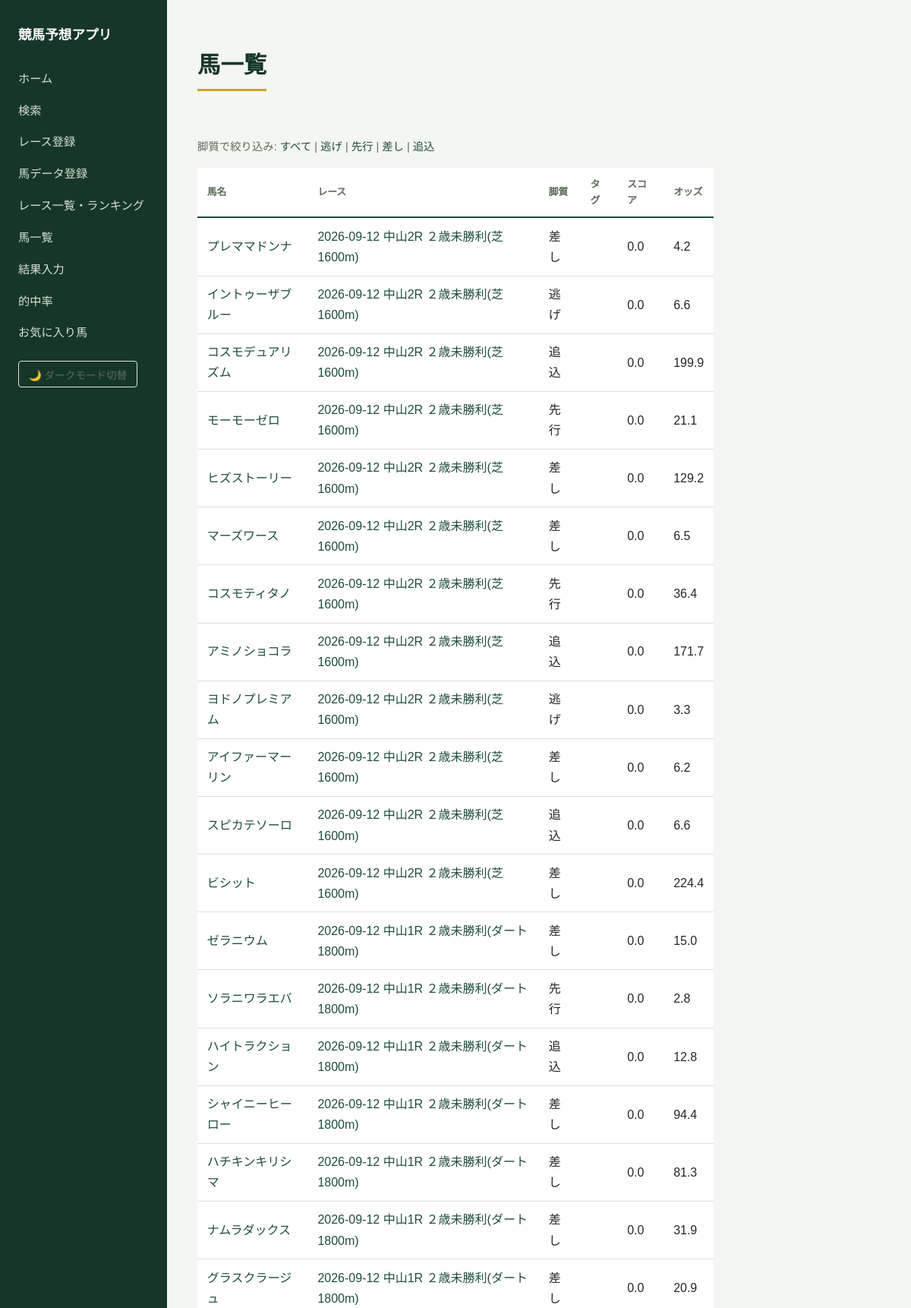
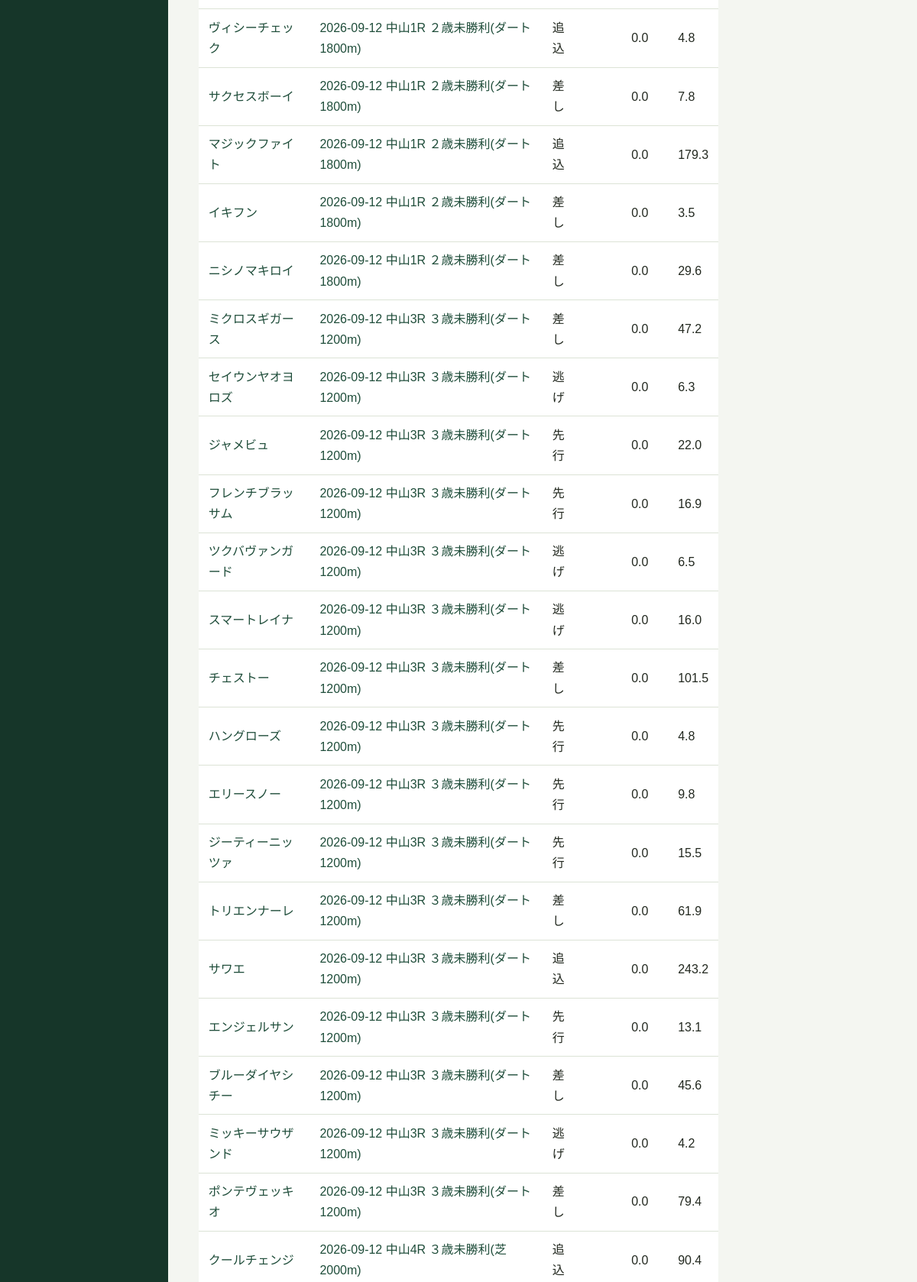
The page /horses (upper part) on the database its author committed (2 pictures, top to bottom).
### models.py (models this page shows)
class Horse(SQLModel, table=True):
    id: int | None = Field(default=None, primary_key=True)
    race_id: int = Field(foreign_key="race.id")
    name: str
    running_style: str = ""
    memo_tag: str = ""
    past_performance_score: float = 0.0
    course_aptitude_score: float = 0.0
    pace_score: float = 0.0
    odds: float | None = None

### routers/horses.py (the view)
@router.get("/horses")
def horses_list(request: Request, style: str = ""):
    with Session(engine) as session:
        horses = session.exec(select(Horse)).all()
        horse_list = []
        for h in horses:
            if style and h.running_style != style:
                continue
            race = session.get(Race, h.race_id)
            horse_list.append({
                "id": h.id,
                "name": h.name,
                "race_id": h.race_id,
                "race_label": race_label(race) if race else "不明なレース",
                "race_date": race.date if race else "",
                "running_style": h.running_style,
                "memo_tag": h.memo_tag,
                "score": calculate_score(h),
                "odds": h.odds,
            })
    horse_list.sort(key=lambda x: x["race_date"], reverse=True)
    return templates.TemplateResponse("horses_list.html", {
        "request": request, "horses": horse_list, "style": style,
    })

### templates/horses_list.html (shortened to what this page needs)
{% extends "base.html" %}
{% block content %}
<h1>馬一覧</h1>
<p class="page-nav">
    脚質で絞り込み:
    <a href="/horses">すべて</a> |
    <a href="/horses?style=逃げ">逃げ</a> |
    <a href="/horses?style=先行">先行</a> |
    <a href="/horses?style=差し">差し</a> |
    <a href="/horses?style=追込">追込</a>
</p>
{% if horses %}
<table>
    <tr><th>馬名</th><th>レース</th><th>脚質</th><th>タグ</th><th>スコア</th><th>オッズ</th></tr>
    {% for h in horses %}
    <tr>
        <td><a href="/horses/profile/{{ h.name }}">{{ h.name }}</a></td>
        <td><a href="/horses/ranking-page/{{ h.race_id }}">{{ h.race_label }}</a></td>
        <td>{{ h.running_style }}</td>
        <td>{{ h.memo_tag }}</td>
        <td>{{ h.score }}</td>
        <td>{{ h.odds }}</td>
    </tr>
    {% endfor %}
</table>
{% else %}
<p class="empty-message">まだ馬データが登録されていません。</p>
{% endif %}
{% endblock %}

### static/style.css (style rules this page uses)
:root { --bg: #F4F6F1; --surface: #FFFFFF; --turf: #1F4D3A; --turf-dark: #163629; --gold: #C9A227; --text: #22281F; --text-muted: #5C6B5A; --border: #DCE3D6; }
* { box-sizing: border-box; }
body { background: var(--bg); color: var(--text); font-family: "Noto Sans JP", sans-serif; margin: 0; line-height: 1.7; }
h1, h2 { font-family: "Shippori Mincho", serif; color: var(--turf-dark); font-weight: 700; }
h1 { font-size: 1.9rem; display: inline-block; padding-bottom: 0.3rem; border-bottom: 3px solid var(--gold); margin-bottom: 1.8rem; }
a { color: var(--turf); text-decoration: none; }
table { width: 100%; border-collapse: collapse; margin: 1rem 0 2rem; background: var(--surface); }
th, td { text-align: left; padding: 0.65rem 0.8rem; border-bottom: 1px solid var(--border); }
th { font-size: 0.8rem; color: var(--text-muted); border-bottom: 2px solid var(--turf); }
.page-nav { margin-top: 2rem; font-size: 0.9rem; color: var(--text-muted); }

### rows shown on the page
Horse: name "プレママドンナ", running_style "差し", odds "4.2"
Horse: name "イントゥーザブルー", running_style "逃げ", odds "6.6"
Horse: name "コスモデュアリズム", running_style "追込", odds "199.9"
Horse: name "モーモーゼロ", running_style "先行", odds "21.1"
Horse: name "ヒズストーリー", running_style "差し", odds "129.2"
Horse: name "マーズワース", running_style "差し", odds "6.5"
Horse: name "コスモティタノ", running_style "先行", odds "36.4"
Horse: name "アミノショコラ", running_style "追込", odds "171.7"
Horse: name "ヨドノプレミアム", running_style "逃げ", odds "3.3"
Horse: name "アイファーマーリン", running_style "差し", odds "6.2"
Horse: name "スピカテソーロ", running_style "追込", odds "6.6"
Horse: name "ビシット", running_style "差し", odds "224.4"
Horse: name "ゼラニウム", running_style "差し", odds "15.0"
Horse: name "ソラニワラエバ", running_style "先行", odds "2.8"
Horse: name "ハイトラクション", running_style "追込", odds "12.8"
Horse: name "シャイニーヒーロー", running_style "差し", odds "94.4"
Horse: name "ハチキンキリシマ", running_style "差し", odds "81.3"
Horse: name "ナムラダックス", running_style "差し", odds "31.9"
Horse: name "グラスクラージュ", running_style "差し", odds "20.9"
Horse: name "ヴィシーチェック", running_style "追込", odds "4.8"
Horse: name "サクセスボーイ", running_style "差し", odds "7.8"
Horse: name "マジックファイト", running_style "追込", odds "179.3"
Horse: name "イキフン", running_style "差し", odds "3.5"
Horse: name "ニシノマキロイ", running_style "差し", odds "29.6"
Horse: name "ミクロスギガース", running_style "差し", odds "47.2"
Horse: name "セイウンヤオヨロズ", running_style "逃げ", odds "6.3"
Horse: name "ジャメビュ", running_style "先行", odds "22.0"
Horse: name "フレンチブラッサム", running_style "先行", odds "16.9"
Horse: name "ツクバヴァンガード", running_style "逃げ", odds "6.5"
Horse: name "スマートレイナ", running_style "逃げ", odds "16.0"
Horse: name "チェストー", running_style "差し", odds "101.5"
Horse: name "ハングローズ", running_style "先行", odds "4.8"
Horse: name "エリースノー", running_style "先行", odds "9.8"
Horse: name "ジーティーニッツァ", running_style "先行", odds "15.5"
Horse: name "トリエンナーレ", running_style "差し", odds "61.9"
Horse: name "サワエ", running_style "追込", odds "243.2"
Horse: name "エンジェルサン", running_style "先行", odds "13.1"
Horse: name "ブルーダイヤシチー", running_style "差し", odds "45.6"
Horse: name "ミッキーサウザンド", running_style "逃げ", odds "4.2"
Horse: name "ポンテヴェッキオ", running_style "差し", odds "79.4"
Horse: name "クールチェンジ", running_style "追込", odds "90.4"

### other values the page prints
{{ h.race_label }} "2026-09-12 中山2R ２歳未勝利(芝1600m)" "2026-09-12 中山2R ２歳未勝利(芝1600m)" "2026-09-12 中山2R ２歳未勝利(芝1600m)" "2026-09-12 中山2R ２歳未勝利(芝1600m)" "2026-09-12 中山2R ２歳未勝利(芝1600m)" "2026-09-12 中山2R ２歳未勝利(芝1600m)" "2026-09-12 中山2R ２歳未勝利(芝1600m)" "2026-09-12 中山2R ２歳未勝利(芝1600m)" "2026-09-12 中山2R ２歳未勝利(芝1600m)" "2026-09-12 中山2R ２歳未勝利(芝1600m)" "2026-09-12 中山2R ２歳未勝利(芝1600m)" "2026-09-12 中山2R ２歳未勝利(芝1600m)" "2026-09-12 中山1R ２歳未勝利(ダート1800m)" "2026-09-12 中山1R ２歳未勝利(ダート1800m)" "2026-09-12 中山1R ２歳未勝利(ダート1800m)" "2026-09-12 中山1R ２歳未勝利(ダート1800m)" "2026-09-12 中山1R ２歳未勝利(ダート1800m)" "2026-09-12 中山1R ２歳未勝利(ダート1800m)" "2026-09-12 中山1R ２歳未勝利(ダート1800m)" "2026-09-12 中山1R ２歳未勝利(ダート1800m)" "2026-09-12 中山1R ２歳未勝利(ダート1800m)" "2026-09-12 中山1R ２歳未勝利(ダート1800m)" "2026-09-12 中山1R ２歳未勝利(ダート1800m)" "2026-09-12 中山1R ２歳未勝利(ダート1800m)" "2026-09-12 中山3R ３歳未勝利(ダート1200m)" "2026-09-12 中山3R ３歳未勝利(ダート1200m)" "2026-09-12 中山3R ３歳未勝利(ダート1200m)" "2026-09-12 中山3R ３歳未勝利(ダート1200m)" "2026-09-12 中山3R ３歳未勝利(ダート1200m)" "2026-09-12 中山3R ３歳未勝利(ダート1200m)" "2026-09-12 中山3R ３歳未勝利(ダート1200m)" "2026-09-12 中山3R ３歳未勝利(ダート1200m)" "2026-09-12 中山3R ３歳未勝利(ダート1200m)" "2026-09-12 中山3R ３歳未勝利(ダート1200m)" "2026-09-12 中山3R ３歳未勝利(ダート1200m)" "2026-09-12 中山3R ３歳未勝利(ダート1200m)" "2026-09-12 中山3R ３歳未勝利(ダート1200m)" "2026-09-12 中山3R ３歳未勝利(ダート1200m)" "2026-09-12 中山3R ３歳未勝利(ダート1200m)" "2026-09-12 中山3R ３歳未勝利(ダート1200m)" "2026-09-12 中山4R ３歳未勝利(芝2000m)"
{{ h.score }} "0.0" "0.0" "0.0" "0.0" "0.0" "0.0" "0.0" "0.0" "0.0" "0.0" "0.0" "0.0" "0.0" "0.0" "0.0" "0.0" "0.0" "0.0" "0.0" "0.0" "0.0" "0.0" "0.0" "0.0" "0.0" "0.0" "0.0" "0.0" "0.0" "0.0" "0.0" "0.0" "0.0" "0.0" "0.0" "0.0" "0.0" "0.0" "0.0" "0.0" "0.0"
